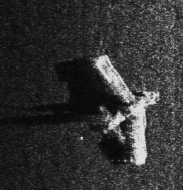
#> input picture uploads/Seabed-Object-Classifier-master/example-images/plane.png, 183 x 190 px
$ python denoise_and_background.py --input_dir ../../../example-images --output_dir out
#> lines starting #> are read from the running program, lines starting #| are printed output that depends on the picture
# SEABED SONAR IMAGE DENOISING AND BACKGROUND SUBTRACTION MODULE
# Usage: python denoise_and_background.py --input_dir STEP1_DIR --output_dir STEP2_DIR

import os
import argparse
import cv2
import numpy as np
import json
from datetime import datetime

def estimate_background(img, kernel_size=51):
    """
    Estimate background using morphological opening

    :param img: Input image
    :param kernel_size: Size of morphological kernel
    :return: Background estimate
    """
    kernel = cv2.getStructuringElement(cv2.MORPH_ELLIPSE, (kernel_size, kernel_size))
    return cv2.morphologyEx(img, cv2.MORPH_OPEN, kernel)

def process_sonar_denoising(img, median_ksize=5, bilateral_d=9,
                           bilateral_sigmaColor=75, bilateral_sigmaSpace=75,
                           bg_kernel=51):
    """
    Apply comprehensive denoising to sonar imagery

    :param img: Input normalized sonar image
    :param median_ksize: Median filter kernel size
    :param bilateral_d: Bilateral filter diameter
    :param bilateral_sigmaColor: Bilateral filter sigma color
    :param bilateral_sigmaSpace: Bilateral filter sigma space
    :param bg_kernel: Background estimation kernel size
    :return: Denoised and background-subtracted image
    """
    # Stage 1: Median filter for impulse noise removal
    denoised = cv2.medianBlur(img, median_ksize)

    # Stage 2: Bilateral filter for edge-preserving smoothing
    denoised = cv2.bilateralFilter(denoised, bilateral_d,
                                  bilateral_sigmaColor,
                                  bilateral_sigmaSpace)

    # Stage 3: Background subtraction for object enhancement
    background = estimate_background(denoised, kernel_size=bg_kernel)
    result = cv2.subtract(denoised, background)

    # Ensure valid intensity range
    return np.clip(result, 0, 255).astype(np.uint8)

def generate_processing_metadata(args, processed_count, total_count):
    """Generate metadata for the denoising stage"""
    return {
        "stage": "denoising_background_subtraction",
        "timestamp": datetime.now().isoformat(),
        "parameters": {
            "median_ksize": args.median_ksize,
            "bilateral_d": args.bilateral_d,
            "bilateral_sigmaColor": args.bilateral_sigmaColor,
            "bilateral_sigmaSpace": args.bilateral_sigmaSpace,
            "bg_kernel": args.bg_kernel,
            "input_dir": args.input_dir,
            "output_dir": args.output_dir
        },
        "processing_stats": {
            "images_processed": processed_count,
            "images_total": total_count,
            "success_rate": processed_count / max(total_count, 1)
        }
    }

def main():
    parser = argparse.ArgumentParser(description="STAGE 2: Denoise and subtract background from sonar images.")
    parser.add_argument("--input_dir", required=True, help="Path to normalized sonar images")
    parser.add_argument("--output_dir", required=True, help="Path to save denoised images")
    parser.add_argument("--median_ksize", type=int, default=5, help="Median filter kernel size")
    parser.add_argument("--bilateral_d", type=int, default=9, help="Bilateral filter diameter")
    parser.add_argument("--bilateral_sigmaColor", type=int, default=75, help="Bilateral sigma color")
    parser.add_argument("--bilateral_sigmaSpace", type=int, default=75, help="Bilateral sigma space")
    parser.add_argument("--bg_kernel", type=int, default=51, help="Background estimation kernel size")
    parser.add_argument("--preserve_structure", action="store_true",
                        help="Preserve class subdirectory structure (plane/ship/seafloor)")
    args = parser.parse_args()

    # Create output directory
    os.makedirs(args.output_dir, exist_ok=True)

    processed_count = 0
    total_count = 0

    # Handle both flat directory and class-structured directory
    if args.preserve_structure:
        # Process class subdirectories
        for class_dir in ["plane", "ship", "seafloor"]:
            class_input_path = os.path.join(args.input_dir, class_dir)
            class_output_path = os.path.join(args.output_dir, class_dir)

            if os.path.exists(class_input_path):
                os.makedirs(class_output_path, exist_ok=True)

                for fname in os.listdir(class_input_path):
                    if not fname.lower().endswith((".png", ".jpg", ".jpeg", ".tif", ".bmp")):
                        continue

                    total_count += 1
                    img_path = os.path.join(class_input_path, fname)
                    img = cv2.imread(img_path, cv2.IMREAD_GRAYSCALE)

                    if img is not None:
                        denoised_img = process_sonar_denoising(
                            img, args.median_ksize, args.bilateral_d,
                            args.bilateral_sigmaColor, args.bilateral_sigmaSpace,
                            args.bg_kernel
                        )
                        output_path = os.path.join(class_output_path, fname)
                        cv2.imwrite(output_path, denoised_img)
                        processed_count += 1
    else:
        # Process flat directory structure
        for fname in os.listdir(args.input_dir):
            if not fname.lower().endswith((".png", ".jpg", ".jpeg", ".tif", ".bmp")):
                continue

            total_count += 1
            img_path = os.path.join(args.input_dir, fname)
            img = cv2.imread(img_path, cv2.IMREAD_GRAYSCALE)
#> img is the input picture: shape (190, 183); min 7, max 228, mean 50.2

            if img is not None:
                denoised_img = process_sonar_denoising(
                    img, args.median_ksize, args.bilateral_d,
                    args.bilateral_sigmaColor, args.bilateral_sigmaSpace,
                    args.bg_kernel
                )
#> in process_sonar_denoising, `denoised = cv2.medianBlur(img, median_ksize)`:
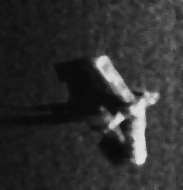
#> denoised: shape (190, 183); min 9, max 224, mean 48.5
#> in estimate_background, `return cv2.morphologyEx(img, cv2.MORPH_OPEN, kernel)`:
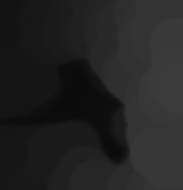
#> returned value: shape (190, 183); min 10, max 59, mean 34.6
#> in process_sonar_denoising, `result = cv2.subtract(denoised, background)`:
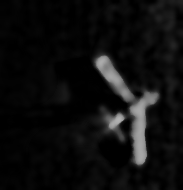
#> result: shape (190, 183); min 0, max 177, mean 13.9
                output_path = os.path.join(args.output_dir, fname)
                cv2.imwrite(output_path, denoised_img)
                processed_count += 1
#> pass 2 of the loop in main, `for fname in os.listdir(args.input_dir):`:
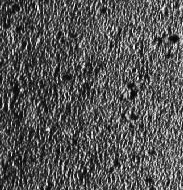
#> input picture uploads/Seabed-Object-Classifier-master/example-images/seafloor.png, 183 x 190 px
#> in main, img is the input picture: shape (190, 183); min 2, max 250, mean 84.1
#> in estimate_background (call 2), `return cv2.morphologyEx(img, cv2.MORPH_OPEN, kernel)`:
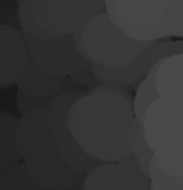
#> returned value: shape (190, 183); min 22, max 72, mean 51.5
#> in process_sonar_denoising (call 2), `result = cv2.subtract(denoised, background)`:
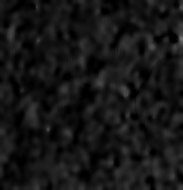
#> result: shape (190, 183); min 0, max 116, mean 21.9
#> pass 3 of the loop in main, `for fname in os.listdir(args.input_dir):`:
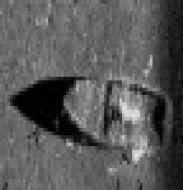
#> input picture uploads/Seabed-Object-Classifier-master/example-images/ship.png, 183 x 190 px
#> in main, img is the input picture: shape (190, 183); min 0, max 225, mean 88.3
#> in estimate_background (call 3), `return cv2.morphologyEx(img, cv2.MORPH_OPEN, kernel)`:
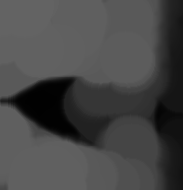
#> returned value: shape (190, 183); min 1, max 99, mean 70.8
#> in process_sonar_denoising (call 3), `result = cv2.subtract(denoised, background)`:
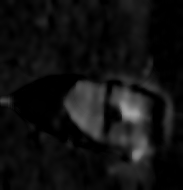
#> result: shape (190, 183); min 0, max 163, mean 17.3

    # Generate processing metadata
    metadata = generate_processing_metadata(args, processed_count, total_count)
    metadata_path = os.path.join(args.output_dir, "processing_metadata.json")
    with open(metadata_path, 'w') as f:
        json.dump(metadata, f, indent=2)

    print(f"STAGE 2 COMPLETE: Denoised {processed_count}/{total_count} sonar images")
    print(f"Output: {args.output_dir}")
    print(f"Denoising parameters: median={args.median_ksize}, bilateral_d={args.bilateral_d}")
    print(f"Background kernel: {args.bg_kernel}")
    print(f"Metadata: {metadata_path}")

if __name__ == "__main__":
    main()
